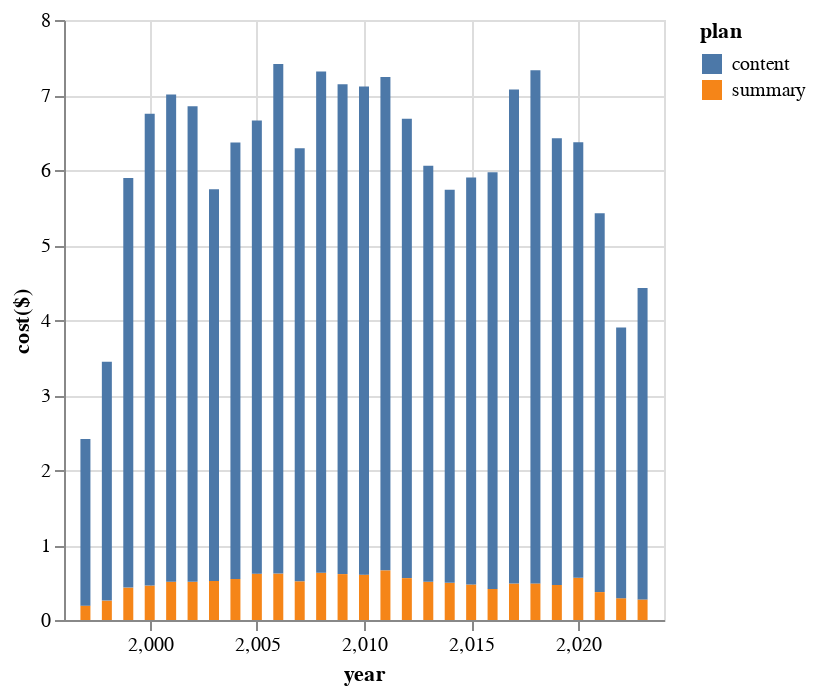

The code cell stored with this chart in its notebook:
### Code cell
alt.Chart(df_plot).mark_bar().encode(
    x="year", y=alt.Y("cost", title="cost($)"), color="plan"
)

### Figure 1 — Vega-Lite specification as saved in the notebook (floating-point values rounded to 4 significant figures)
{"config": {"view": {"continuousWidth": 300, "continuousHeight": 300}}, "data": {"name": "data-4ab61aba8daf4c685ededa6cb5cfc090"}, "mark": {"type": "bar"}, "encoding": {"color": {"field": "plan", "type": "nominal"}, "x": {"field": "year", "type": "quantitative"}, "y": {"field": "cost", "title": "cost($)", "type": "quantitative"}}, "$schema": "https://vega.github.io/schema/vega-lite/v5.16.3.json", "datasets": {"data-4ab61aba8daf4c685ededa6cb5cfc090": [{"year": 1997, "variable": "cost_title_and_summary", "cost": 0.1913, "plan": "summary"}, {"year": 1998, "variable": "cost_title_and_summary", "cost": 0.2585, "plan": "summary"}, {"year": 1999, "variable": "cost_title_and_summary", "cost": 0.4319, "plan": "summary"}, {"year": 2000, "variable": "cost_title_and_summary", "cost": 0.4591, "plan": "summary"}, {"year": 2001, "variable": "cost_title_and_summary", "cost": 0.5104, "plan": "summary"}, {"year": 2002, "variable": "cost_title_and_summary", "cost": 0.5088, "plan": "summary"}, {"year": 2003, "variable": "cost_title_and_summary", "cost": 0.5209, "plan": "summary"}, {"year": 2004, "variable": "cost_title_and_summary", "cost": 0.5478, "plan": "summary"}, {"year": 2005, "variable": "cost_title_and_summary", "cost": 0.6177, "plan": "summary"}, {"year": 2006, "variable": "cost_title_and_summary", "cost": 0.6193, "plan": "summary"}, {"year": 2007, "variable": "cost_title_and_summary", "cost": 0.5161, "plan": "summary"}, {"year": 2008, "variable": "cost_title_and_summary", "cost": 0.6307, "plan": "summary"}, {"year": 2009, "variable": "cost_title_and_summary", "cost": 0.612, "plan": "summary"}, {"year": 2010, "variable": "cost_title_and_summary", "cost": 0.6044, "plan": "summary"}, {"year": 2011, "variable": "cost_title_and_summary", "cost": 0.6626, "plan": "summary"}, {"year": 2012, "variable": "cost_title_and_summary", "cost": 0.5584, "plan": "summary"}, {"year": 2013, "variable": "cost_title_and_summary", "cost": 0.5092, "plan": "summary"}, {"year": 2014, "variable": "cost_title_and_summary", "cost": 0.4956, "plan": "summary"}, {"year": 2015, "variable": "cost_title_and_summary", "cost": 0.4733, "plan": "summary"}, {"year": 2016, "variable": "cost_title_and_summary", "cost": 0.415, "plan": "summary"}, {"year": 2017, "variable": "cost_title_and_summary", "cost": 0.4861, "plan": "summary"}, {"year": 2018, "variable": "cost_title_and_summary", "cost": 0.4879, "plan": "summary"}, {"year": 2019, "variable": "cost_title_and_summary", "cost": 0.4664, "plan": "summary"}, {"year": 2020, "variable": "cost_title_and_summary", "cost": 0.5626, "plan": "summary"}, {"year": 2021, "variable": "cost_title_and_summary", "cost": 0.372, "plan": "summary"}, {"year": 2022, "variable": "cost_title_and_summary", "cost": 0.2904, "plan": "summary"}, {"year": 2023, "variable": "cost_title_and_summary", "cost": 0.2742, "plan": "summary"}, {"year": 1997, "variable": "cost_title_and_content", "cost": 2.221, "plan": "content"}, {"year": 1998, "variable": "cost_title_and_content", "cost": 3.186, "plan": "content"}, {"year": 1999, "variable": "cost_title_and_content", "cost": 5.462, "plan": "content"}, {"year": 2000, "variable": "cost_title_and_content", "cost": 6.291, "plan": "content"}, {"year": 2001, "variable": "cost_title_and_content", "cost": 6.495, "plan": "content"}, {"year": 2002, "variable": "cost_title_and_content", "cost": 6.341, "plan": "content"}, {"year": 2003, "variable": "cost_title_and_content", "cost": 5.223, "plan": "content"}, {"year": 2004, "variable": "cost_title_and_content", "cost": 5.818, "plan": "content"}, {"year": 2005, "variable": "cost_title_and_content", "cost": 6.044, "plan": "content"}, {"year": 2006, "variable": "cost_title_and_content", "cost": 6.794, "plan": "content"}, {"year": 2007, "variable": "cost_title_and_content", "cost": 5.776, "plan": "content"}, {"year": 2008, "variable": "cost_title_and_content", "cost": 6.682, "plan": "content"}, {"year": 2009, "variable": "cost_title_and_content", "cost": 6.531, "plan": "content"}, {"year": 2010, "variable": "cost_title_and_content", "cost": 6.507, "plan": "content"}, {"year": 2011, "variable": "cost_title_and_content", "cost": 6.578, "plan": "content"}, {"year": 2012, "variable": "cost_title_and_content", "cost": 6.124, "plan": "content"}, {"year": 2013, "variable": "cost_title_and_content", "cost": 5.549, "plan": "content"}, {"year": 2014, "variable": "cost_title_and_content", "cost": 5.242, "plan": "content"}, {"year": 2015, "variable": "cost_title_and_content", "cost": 5.428, "plan": "content"}, {"year": 2016, "variable": "cost_title_and_content", "cost": 5.555, "plan": "content"}, {"year": 2017, "variable": "cost_title_and_content", "cost": 6.587, "plan": "content"}, {"year": 2018, "variable": "cost_title_and_content", "cost": 6.841, "plan": "content"}, {"year": 2019, "variable": "cost_title_and_content", "cost": 5.956, "plan": "content"}, {"year": 2020, "variable": "cost_title_and_content", "cost": 5.807, "plan": "content"}, {"year": 2021, "variable": "cost_title_and_content", "cost": 5.052, "plan": "content"}, {"year": 2022, "variable": "cost_title_and_content", "cost": 3.61, "plan": "content"}, {"year": 2023, "variable": "cost_title_and_content", "cost": 4.153, "plan": "content"}]}}
